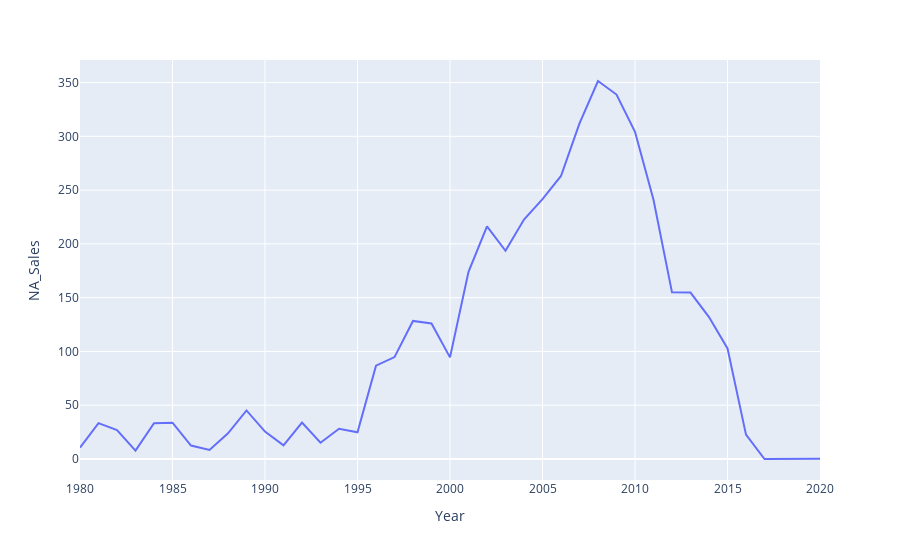

The code cell stored with this chart in its notebook:
### Code cell
# 23. สร้าง Line Graph แสดงรายได้จาก North America จากปีแรกถึงปีสุดท้าย
df23 = df.groupby('Year').sum().sort_index()
df23
px.line(data_frame=df23,x=df23.index,y='NA_Sales')

### Figure 1 — Plotly figure (JSON) as saved in the notebook; plotly's stock layout.template omitted (floating-point values rounded to 4 significant figures)
{"data": [{"hovertemplate": "Year=%{x}<br>NA_Sales=%{y}<extra></extra>", "legendgroup": "", "line": {"color": "#636efa", "dash": "solid"}, "mode": "lines", "name": "", "orientation": "v", "showlegend": false, "type": "scatter", "x": [1980, 1981, 1982, 1983, 1984, 1985, 1986, 1987, 1988, 1989, 1990, 1991, 1992, 1993, 1994, 1995, 1996, 1997, 1998, 1999, 2000, 2001, 2002, 2003, 2004, 2005, 2006, 2007, 2008, 2009, 2010, 2011, 2012, 2013, 2014, 2015, 2016, 2017, 2020], "xaxis": "x", "y": [10.59, 33.4, 26.92, 7.76, 33.28, 33.73, 12.5, 8.46, 23.87, 45.15, 25.46, 12.76, 33.87, 15.12, 28.15, 24.82, 86.76, 94.75, 128.4, 126.1, 94.49, 174.0, 216.2, 193.6, 222.6, 241.6, 263.1, 312.0, 351.4, 338.8, 304.2, 241.1, 155.0, 154.8, 132.0, 102.8, 22.66, 0, 0.27], "yaxis": "y"}], "layout": {"legend": {"tracegroupgap": 0}, "margin": {"t": 60}, "xaxis": {"anchor": "y", "domain": [0, 1], "title": {"text": "Year"}}, "yaxis": {"anchor": "x", "domain": [0, 1], "title": {"text": "NA_Sales"}}}}
